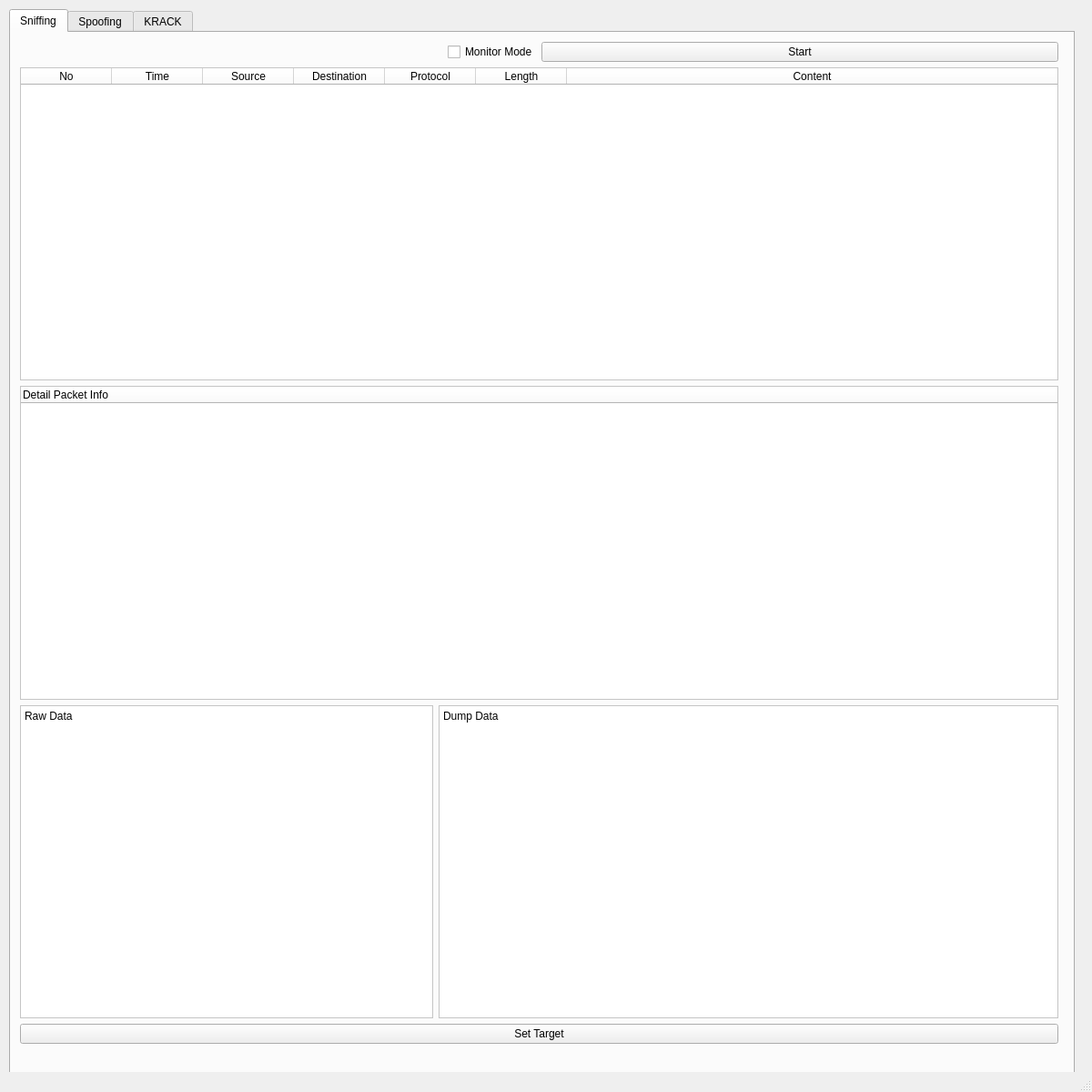
<?xml version="1.0" encoding="UTF-8"?>
<ui version="4.0">
 <class>MainWindow</class>
 <widget class="QMainWindow" name="MainWindow">
  <property name="enabled">
   <bool>true</bool>
  </property>
  <property name="geometry">
   <rect>
    <x>0</x>
    <y>0</y>
    <width>1200</width>
    <height>1200</height>
   </rect>
  </property>
  <property name="minimumSize">
   <size>
    <width>1200</width>
    <height>1200</height>
   </size>
  </property>
  <property name="maximumSize">
   <size>
    <width>1200</width>
    <height>1200</height>
   </size>
  </property>
  <property name="windowTitle">
   <string>MainWindow</string>
  </property>
  <widget class="QWidget" name="centralwidget">
   <property name="enabled">
    <bool>true</bool>
   </property>
   <widget class="QTabWidget" name="tabs">
    <property name="geometry">
     <rect>
      <x>10</x>
      <y>10</y>
      <width>1171</width>
      <height>1171</height>
     </rect>
    </property>
    <property name="currentIndex">
     <number>0</number>
    </property>
    <widget class="QWidget" name="Sniffing">
     <attribute name="title">
      <string>Sniffing</string>
     </attribute>
     <widget class="QWidget" name="gridLayoutWidget">
      <property name="geometry">
       <rect>
        <x>10</x>
        <y>10</y>
        <width>1141</width>
        <height>1101</height>
       </rect>
      </property>
      <layout class="QGridLayout" name="gridLayout">
       <item row="12" column="0">
        <layout class="QHBoxLayout" name="horizontalLayout">
         <item>
          <widget class="QTextBrowser" name="textBrowserDump">
           <property name="sizePolicy">
            <sizepolicy hsizetype="Expanding" vsizetype="Expanding">
             <horstretch>2</horstretch>
             <verstretch>2</verstretch>
            </sizepolicy>
           </property>
           <property name="styleSheet">
            <string notr="true">background-color: rgb(255, 255, 255);</string>
           </property>
           <property name="html">
            <string>&lt;!DOCTYPE HTML PUBLIC &quot;-//W3C//DTD HTML 4.0//EN&quot; &quot;http://www.w3.org/TR/REC-html40/strict.dtd&quot;&gt;
&lt;html&gt;&lt;head&gt;&lt;meta name=&quot;qrichtext&quot; content=&quot;1&quot; /&gt;&lt;style type=&quot;text/css&quot;&gt;
p, li { white-space: pre-wrap; }
&lt;/style&gt;&lt;/head&gt;&lt;body style=&quot; font-family:'Gulim'; font-size:9pt; font-weight:400; font-style:normal;&quot;&gt;
&lt;p style=&quot; margin-top:0px; margin-bottom:0px; margin-left:0px; margin-right:0px; -qt-block-indent:0; text-indent:0px;&quot;&gt;Raw Data&lt;/p&gt;&lt;/body&gt;&lt;/html&gt;</string>
           </property>
          </widget>
         </item>
         <item>
          <widget class="QTextBrowser" name="textBrowserRaw">
           <property name="sizePolicy">
            <sizepolicy hsizetype="Expanding" vsizetype="Expanding">
             <horstretch>3</horstretch>
             <verstretch>2</verstretch>
            </sizepolicy>
           </property>
           <property name="styleSheet">
            <string notr="true">background-color: rgb(255, 255, 255);</string>
           </property>
           <property name="html">
            <string>&lt;!DOCTYPE HTML PUBLIC &quot;-//W3C//DTD HTML 4.0//EN&quot; &quot;http://www.w3.org/TR/REC-html40/strict.dtd&quot;&gt;
&lt;html&gt;&lt;head&gt;&lt;meta name=&quot;qrichtext&quot; content=&quot;1&quot; /&gt;&lt;style type=&quot;text/css&quot;&gt;
p, li { white-space: pre-wrap; }
&lt;/style&gt;&lt;/head&gt;&lt;body style=&quot; font-family:'Gulim'; font-size:9pt; font-weight:400; font-style:normal;&quot;&gt;
&lt;p style=&quot; margin-top:0px; margin-bottom:0px; margin-left:0px; margin-right:0px; -qt-block-indent:0; text-indent:0px;&quot;&gt;Dump Data&lt;/p&gt;&lt;/body&gt;&lt;/html&gt;</string>
           </property>
          </widget>
         </item>
        </layout>
       </item>
       <item row="0" column="0">
        <layout class="QHBoxLayout" name="horizontalLayout_2">
         <property name="spacing">
          <number>4</number>
         </property>
         <item alignment="Qt::AlignRight">
          <widget class="QCheckBox" name="Sniff_chk_monitorMode">
           <property name="enabled">
            <bool>true</bool>
           </property>
           <property name="styleSheet">
            <string notr="true">font: 75 14pt &quot;맑은 고딕&quot;;</string>
           </property>
           <property name="text">
            <string>Monitor Mode</string>
           </property>
          </widget>
         </item>
         <item>
          <widget class="QPushButton" name="Sniff_toggleButton">
           <property name="enabled">
            <bool>true</bool>
           </property>
           <property name="sizePolicy">
            <sizepolicy hsizetype="Minimum" vsizetype="Fixed">
             <horstretch>0</horstretch>
             <verstretch>0</verstretch>
            </sizepolicy>
           </property>
           <property name="styleSheet">
            <string notr="true">font: 75 14pt &quot;맑은 고딕&quot;;</string>
           </property>
           <property name="text">
            <string>Start</string>
           </property>
          </widget>
         </item>
        </layout>
       </item>
       <item row="8" column="0">
        <widget class="QTableWidget" name="captured_packets">
         <property name="styleSheet">
          <string notr="true">background-color: rgb(255, 255, 255);</string>
         </property>
         <property name="sizeAdjustPolicy">
          <enum>QAbstractScrollArea::AdjustToContents</enum>
         </property>
         <property name="editTriggers">
          <set>QAbstractItemView::NoEditTriggers</set>
         </property>
         <property name="selectionMode">
          <enum>QAbstractItemView::SingleSelection</enum>
         </property>
         <property name="selectionBehavior">
          <enum>QAbstractItemView::SelectRows</enum>
         </property>
         <attribute name="horizontalHeaderVisible">
          <bool>true</bool>
         </attribute>
         <attribute name="horizontalHeaderStretchLastSection">
          <bool>true</bool>
         </attribute>
         <attribute name="verticalHeaderVisible">
          <bool>false</bool>
         </attribute>
         <column>
          <property name="text">
           <string>No</string>
          </property>
         </column>
         <column>
          <property name="text">
           <string>Time</string>
          </property>
         </column>
         <column>
          <property name="text">
           <string>Source</string>
          </property>
         </column>
         <column>
          <property name="text">
           <string>Destination</string>
          </property>
         </column>
         <column>
          <property name="text">
           <string>Protocol</string>
          </property>
         </column>
         <column>
          <property name="text">
           <string>Length</string>
          </property>
         </column>
         <column>
          <property name="text">
           <string>Content</string>
          </property>
         </column>
        </widget>
       </item>
       <item row="9" column="0">
        <widget class="QTreeWidget" name="PacketInfo">
         <property name="styleSheet">
          <string notr="true">background-color: rgb(255, 255, 255);</string>
         </property>
         <column>
          <property name="text">
           <string notr="true">Detail Packet Info</string>
          </property>
         </column>
        </widget>
       </item>
       <item row="13" column="0">
        <widget class="QPushButton" name="Sniff_setButton">
         <property name="styleSheet">
          <string notr="true">font: 75 24pt &quot;맑은 고딕&quot;;</string>
         </property>
         <property name="text">
          <string>Set Target</string>
         </property>
        </widget>
       </item>
      </layout>
     </widget>
    </widget>
    <widget class="QWidget" name="Spoofing">
     <attribute name="title">
      <string>Spoofing</string>
     </attribute>
     <widget class="QWidget" name="gridLayoutWidget_2">
      <property name="geometry">
       <rect>
        <x>10</x>
        <y>10</y>
        <width>1141</width>
        <height>1111</height>
       </rect>
      </property>
      <layout class="QGridLayout" name="gridLayout_3">
       <item row="0" column="0">
        <layout class="QVBoxLayout" name="verticalLayout_2">
         <item>
          <widget class="QTextBrowser" name="Spoof_Info">
           <property name="sizePolicy">
            <sizepolicy hsizetype="Expanding" vsizetype="Expanding">
             <horstretch>2</horstretch>
             <verstretch>2</verstretch>
            </sizepolicy>
           </property>
           <property name="styleSheet">
            <string notr="true">background-color: rgb(255, 255, 255);</string>
           </property>
           <property name="html">
            <string>&lt;!DOCTYPE HTML PUBLIC &quot;-//W3C//DTD HTML 4.0//EN&quot; &quot;http://www.w3.org/TR/REC-html40/strict.dtd&quot;&gt;
&lt;html&gt;&lt;head&gt;&lt;meta name=&quot;qrichtext&quot; content=&quot;1&quot; /&gt;&lt;style type=&quot;text/css&quot;&gt;
p, li { white-space: pre-wrap; }
&lt;/style&gt;&lt;/head&gt;&lt;body style=&quot; font-family:'Gulim'; font-size:9pt; font-weight:400; font-style:normal;&quot;&gt;
&lt;p style=&quot; margin-top:0px; margin-bottom:0px; margin-left:0px; margin-right:0px; -qt-block-indent:0; text-indent:0px;&quot;&gt;Detail Spoof Info&lt;/p&gt;&lt;/body&gt;&lt;/html&gt;</string>
           </property>
          </widget>
         </item>
         <item>
          <widget class="QProgressBar" name="Spoof_pBar">
           <property name="styleSheet">
            <string notr="true">font: 75 14pt &quot;맑은 고딕&quot;;</string>
           </property>
           <property name="value">
            <number>0</number>
           </property>
          </widget>
         </item>
         <item>
          <widget class="QPushButton" name="Spoof_toggleButton">
           <property name="styleSheet">
            <string notr="true">font: 75 24pt &quot;맑은 고딕&quot;;</string>
           </property>
           <property name="text">
            <string>Start</string>
           </property>
          </widget>
         </item>
        </layout>
       </item>
      </layout>
     </widget>
    </widget>
    <widget class="QWidget" name="KRACK">
     <attribute name="title">
      <string>KRACK</string>
     </attribute>
     <widget class="QWidget" name="verticalLayoutWidget">
      <property name="geometry">
       <rect>
        <x>10</x>
        <y>120</y>
        <width>1141</width>
        <height>1001</height>
       </rect>
      </property>
      <layout class="QVBoxLayout" name="verticalLayout_3">
       <item>
        <widget class="QTextBrowser" name="KRACK_Info">
         <property name="sizePolicy">
          <sizepolicy hsizetype="Expanding" vsizetype="Expanding">
           <horstretch>2</horstretch>
           <verstretch>2</verstretch>
          </sizepolicy>
         </property>
         <property name="styleSheet">
          <string notr="true">background-color: rgb(255, 255, 255);</string>
         </property>
         <property name="html">
          <string>&lt;!DOCTYPE HTML PUBLIC &quot;-//W3C//DTD HTML 4.0//EN&quot; &quot;http://www.w3.org/TR/REC-html40/strict.dtd&quot;&gt;
&lt;html&gt;&lt;head&gt;&lt;meta name=&quot;qrichtext&quot; content=&quot;1&quot; /&gt;&lt;style type=&quot;text/css&quot;&gt;
p, li { white-space: pre-wrap; }
&lt;/style&gt;&lt;/head&gt;&lt;body style=&quot; font-family:'Gulim'; font-size:9pt; font-weight:400; font-style:normal;&quot;&gt;
&lt;p style=&quot; margin-top:0px; margin-bottom:0px; margin-left:0px; margin-right:0px; -qt-block-indent:0; text-indent:0px;&quot;&gt;Detail KRACK Info&lt;/p&gt;&lt;/body&gt;&lt;/html&gt;</string>
         </property>
        </widget>
       </item>
       <item>
        <widget class="QProgressBar" name="KRACK_pBar">
         <property name="styleSheet">
          <string notr="true">font: 75 14pt &quot;맑은 고딕&quot;;</string>
         </property>
         <property name="value">
          <number>0</number>
         </property>
        </widget>
       </item>
       <item>
        <widget class="QPushButton" name="KRACK_toggleButton">
         <property name="styleSheet">
          <string notr="true">font: 75 24pt &quot;맑은 고딕&quot;;</string>
         </property>
         <property name="text">
          <string>Start</string>
         </property>
        </widget>
       </item>
      </layout>
     </widget>
     <widget class="QGroupBox" name="radio_buttons">
      <property name="geometry">
       <rect>
        <x>10</x>
        <y>10</y>
        <width>1141</width>
        <height>101</height>
       </rect>
      </property>
      <property name="title">
       <string>Execution Type</string>
      </property>
      <widget class="QRadioButton" name="radio_Replay_Broadcast">
       <property name="geometry">
        <rect>
         <x>30</x>
         <y>0</y>
         <width>401</width>
         <height>101</height>
        </rect>
       </property>
       <property name="styleSheet">
        <string notr="true">font: 75 12pt &quot;맑은 고딕&quot;;</string>
       </property>
       <property name="text">
        <string>Test-Replay-Broadcast</string>
       </property>
       <property name="checked">
        <bool>true</bool>
       </property>
      </widget>
      <widget class="QRadioButton" name="radio_Test_GTK">
       <property name="geometry">
        <rect>
         <x>350</x>
         <y>0</y>
         <width>181</width>
         <height>101</height>
        </rect>
       </property>
       <property name="styleSheet">
        <string notr="true">font: 75 12pt &quot;맑은 고딕&quot;;</string>
       </property>
       <property name="text">
        <string>Test-GTK</string>
       </property>
      </widget>
      <widget class="QRadioButton" name="radio_Test_KRACK">
       <property name="geometry">
        <rect>
         <x>550</x>
         <y>0</y>
         <width>191</width>
         <height>101</height>
        </rect>
       </property>
       <property name="styleSheet">
        <string notr="true">font: 75 12pt &quot;맑은 고딕&quot;;</string>
       </property>
       <property name="text">
        <string>Test-KRACK</string>
       </property>
      </widget>
      <widget class="QRadioButton" name="radio_KRACK_Attack">
       <property name="geometry">
        <rect>
         <x>770</x>
         <y>0</y>
         <width>211</width>
         <height>101</height>
        </rect>
       </property>
       <property name="styleSheet">
        <string notr="true">font: 75 12pt &quot;맑은 고딕&quot;;</string>
       </property>
       <property name="text">
        <string>KRACK-Attack</string>
       </property>
      </widget>
      <widget class="QRadioButton" name="radio_Entire">
       <property name="geometry">
        <rect>
         <x>1010</x>
         <y>0</y>
         <width>151</width>
         <height>101</height>
        </rect>
       </property>
       <property name="styleSheet">
        <string notr="true">font: 75 12pt &quot;맑은 고딕&quot;;</string>
       </property>
       <property name="text">
        <string>Entire</string>
       </property>
      </widget>
     </widget>
    </widget>
   </widget>
  </widget>
  <widget class="QMenuBar" name="menubar">
   <property name="geometry">
    <rect>
     <x>0</x>
     <y>0</y>
     <width>1200</width>
     <height>20</height>
    </rect>
   </property>
  </widget>
  <widget class="QStatusBar" name="statusbar"/>
 </widget>
 <resources/>
 <connections/>
</ui>
